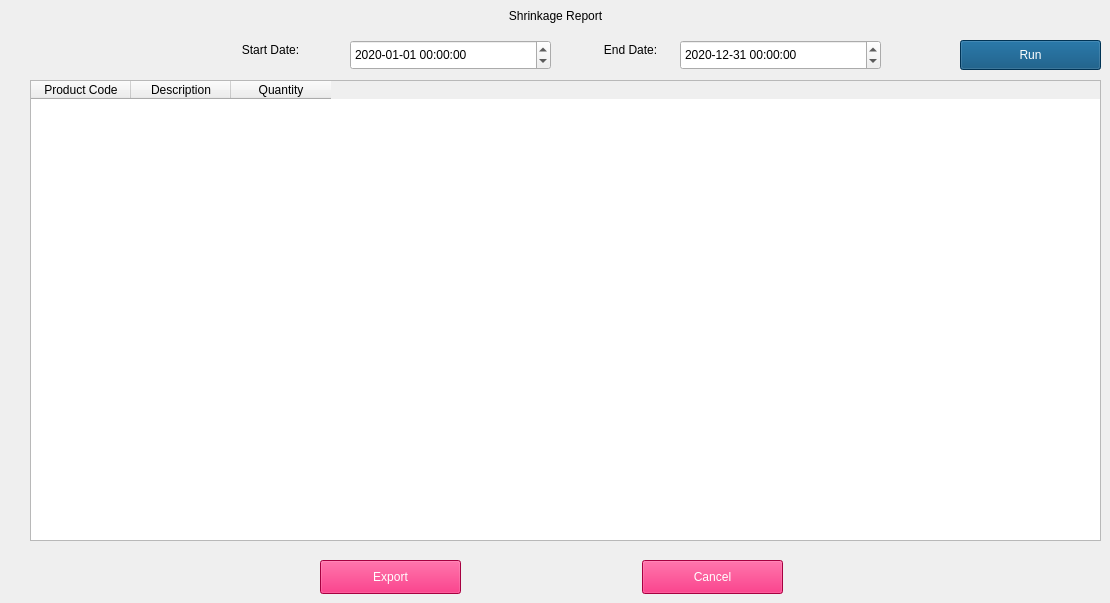
        <widget class="QWidget" name="ShrinkageReportTable">
         <property name="styleSheet">
          <string notr="true">font: 8pt &quot;Verdana&quot;;</string>
         </property>
         <widget class="QPushButton" name="ShrinkageRepExportButton">
          <property name="geometry">
           <rect>
            <x>320</x>
            <y>560</y>
            <width>141</width>
            <height>34</height>
           </rect>
          </property>
          <property name="styleSheet">
           <string notr="true">background-color: rgb(232, 0, 90);
font: 12pt &quot;Verdana&quot;;
color: rgb(255, 255, 255);
</string>
          </property>
          <property name="text">
           <string>Export</string>
          </property>
         </widget>
         <widget class="QPushButton" name="ShrinkageRepCancelButton">
          <property name="geometry">
           <rect>
            <x>642</x>
            <y>560</y>
            <width>141</width>
            <height>34</height>
           </rect>
          </property>
          <property name="styleSheet">
           <string notr="true">background-color: rgb(232, 0, 90);
font: 12pt &quot;Verdana&quot;;
color: rgb(255, 255, 255);
</string>
          </property>
          <property name="text">
           <string>Cancel</string>
          </property>
         </widget>
         <widget class="QTableWidget" name="ShrinkageRepTable">
          <property name="geometry">
           <rect>
            <x>30</x>
            <y>80</y>
            <width>1071</width>
            <height>461</height>
           </rect>
          </property>
          <property name="editTriggers">
           <set>QAbstractItemView::NoEditTriggers</set>
          </property>
          <property name="sortingEnabled">
           <bool>true</bool>
          </property>
          <column>
           <property name="text">
            <string>Product Code</string>
           </property>
          </column>
          <column>
           <property name="text">
            <string>Description</string>
           </property>
          </column>
          <column>
           <property name="text">
            <string>Quantity</string>
           </property>
          </column>
         </widget>
         <widget class="QLabel" name="ShrinkageRepTitle">
          <property name="geometry">
           <rect>
            <x>240</x>
            <y>0</y>
            <width>631</width>
            <height>31</height>
           </rect>
          </property>
          <property name="styleSheet">
           <string notr="true">color: rgb(0, 0, 0);
font: 75 16pt &quot;Verdana&quot;;</string>
          </property>
          <property name="text">
           <string>Shrinkage Report</string>
          </property>
          <property name="alignment">
           <set>Qt::AlignCenter</set>
          </property>
         </widget>
         <widget class="QLabel" name="ShrinkageRepStartDateLabel">
          <property name="geometry">
           <rect>
            <x>210</x>
            <y>40</y>
            <width>121</width>
            <height>20</height>
           </rect>
          </property>
          <property name="styleSheet">
           <string notr="true">font: 12pt &quot;Verdana&quot;;</string>
          </property>
          <property name="text">
           <string>Start Date:</string>
          </property>
          <property name="alignment">
           <set>Qt::AlignCenter</set>
          </property>
         </widget>
         <widget class="QDateTimeEdit" name="ShrinkageRepStartDateDateTimeEdit">
          <property name="geometry">
           <rect>
            <x>350</x>
            <y>40</y>
            <width>201</width>
            <height>30</height>
           </rect>
          </property>
          <property name="styleSheet">
           <string notr="true">font: 8pt &quot;Verdana&quot;;</string>
          </property>
          <property name="date">
           <date>
            <year>2020</year>
            <month>1</month>
            <day>1</day>
           </date>
          </property>
          <property name="displayFormat">
           <string>yyyy-MM-dd HH:mm:ss</string>
          </property>
         </widget>
         <widget class="QLabel" name="ShrinkageRepEndDateLabel">
          <property name="geometry">
           <rect>
            <x>570</x>
            <y>40</y>
            <width>121</width>
            <height>20</height>
           </rect>
          </property>
          <property name="styleSheet">
           <string notr="true">font: 12pt &quot;Verdana&quot;;</string>
          </property>
          <property name="text">
           <string>End Date:</string>
          </property>
          <property name="alignment">
           <set>Qt::AlignCenter</set>
          </property>
         </widget>
         <widget class="QDateTimeEdit" name="ShrinkageRepEndDateDateTimeEdit">
          <property name="geometry">
           <rect>
            <x>680</x>
            <y>40</y>
            <width>201</width>
            <height>30</height>
           </rect>
          </property>
          <property name="styleSheet">
           <string notr="true">font: 8pt &quot;Verdana&quot;;</string>
          </property>
          <property name="date">
           <date>
            <year>2020</year>
            <month>12</month>
            <day>31</day>
           </date>
          </property>
          <property name="displayFormat">
           <string>yyyy-MM-dd HH:mm:ss</string>
          </property>
         </widget>
         <widget class="QPushButton" name="ShrinkageRepRunButton">
          <property name="geometry">
           <rect>
            <x>960</x>
            <y>40</y>
            <width>141</width>
            <height>30</height>
           </rect>
          </property>
          <property name="styleSheet">
           <string notr="true">background-color: rgb(0, 72, 119);
font: 12pt &quot;Verdana&quot;;
color: rgb(255, 255, 255);</string>
          </property>
          <property name="text">
           <string>Run</string>
          </property>
         </widget>
        </widget>
